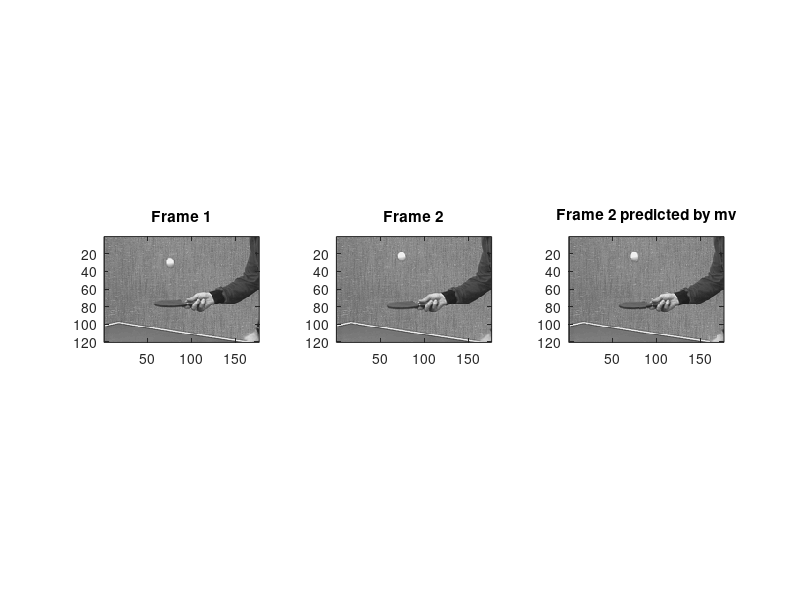
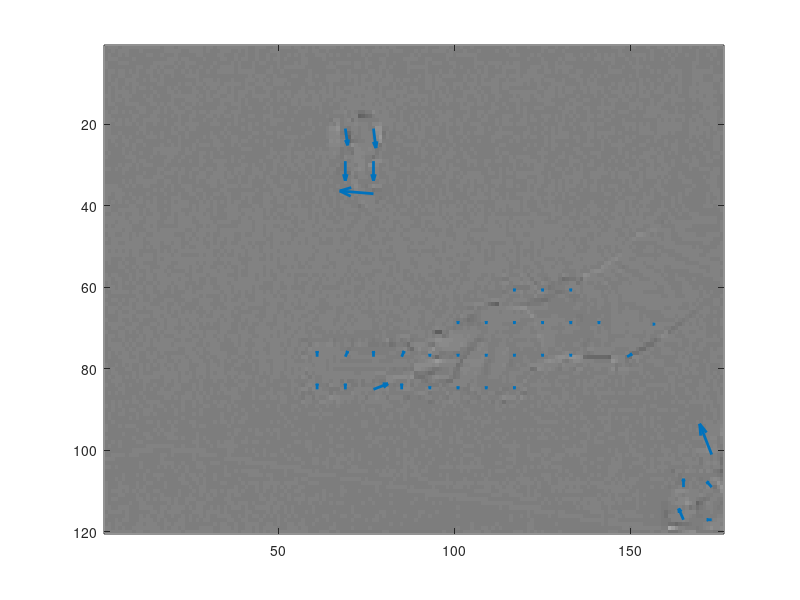
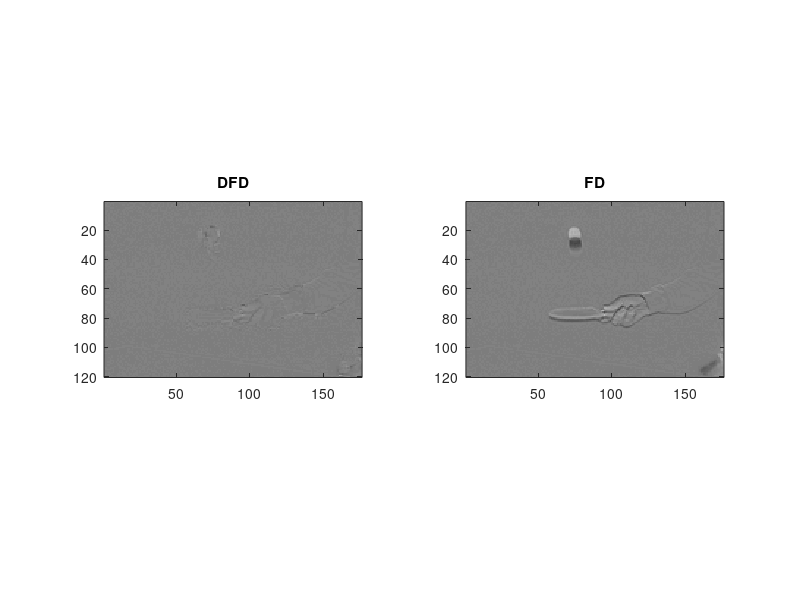

The MATLAB source for these figures, in order:
%% MMSP2 - Lab 6
%  Exercise 2 - ME and MC

clear
close all
clc

%% 1) Load the sequence 'table_tennis.mat' and spatially resize it at half the resolution (hint: use imresize())

load table_tennis.mat;

table_tennis = imresize(table_tennis, 0.5);

%% 2) Compute the displaced frame difference - use 8x8 blocks, full-search, W=16, save all motion vectors and visualize them (use quiver())
[h, w, f] = size(table_tennis);

N = 8;
W = 16;
mv = zeros(h/N, w/N, 2);
pred_frame = zeros(h, w);

% loop over each block
for r = 1:h/N
    for c = 1:w/N

        % select a block
        y0 = (r-1)*N+1;
        x0 = (c-1)*N+1;

        block = table_tennis(y0:y0+N-1, x0:x0+N-1, 2);
        
        % build the cost function
        sad = zeros(2*W+1, 2*W+1);
        for dy = -W:W
            for dx = -W:W
                y1 = y0+dy;
                x1 = x0+dx;
                
                % some windows could fall outside the frame
                % we have to make an additional check
                if (y1 < 1 || x1 < 1 || y1+N-1 > h || x1+N-1 > w)
                    sad(dy+W+1, dx+W+1) = +inf;
                else
                    pred_block = table_tennis(y1:y1+N-1, x1:x1+N-1, 1);
                    sad_block = sum(abs(pred_block(:) - block(:)));
                    sad(dy+W+1, dx+W+1) = sad_block;
                end
            end
        end
        
        % find minimum
        [~, min_idx] = min(sad(:));
        [y1_idx, x1_idx] = ind2sub(size(sad), min_idx);
        y_mv = y1_idx - W - 1;
        x_mv = x1_idx - W - 1;
           
        % save motion vectors
        mv(r, c, :) = [y_mv, x_mv];
       
        % store the predicted frame
        pred_frame(y0:y0+N-1, x0:x0+N-1) = table_tennis(y0+y_mv:y0+y_mv+N-1, x0+x_mv:x0+x_mv+N-1, 1);        

    end
end

figure()
subplot(131)
imagesc(table_tennis(:, :, 1), [0, 255]);
title('Frame 1');
colormap gray;
axis image;

subplot(132)
imagesc(table_tennis(:, :, 2), [0, 255]);
title('Frame 2');
colormap gray;
axis image

subplot(133)
imagesc(pred_frame, [0, 255]);
title('Frame 2 predicted by mv');
colormap gray;
axis image


%% Compute DFD
% DFD = Display Frame Difference

dfd = table_tennis(:, :, 2) - pred_frame;

% display motion vector superimposed to the frame
% to see where each block has moved

figure();
imagesc(dfd,[-255 255]);
colormap gray;
hold on;

x = N/2+1:N:w;
y = N/2+1:N:h;

quiver(x,y,mv(:,:,2),mv(:,:,1), 'LineWidth', 2);

%% 3) Compute mean and variance of DFD and normal frame difference

fd = table_tennis(:, :, 2) - table_tennis(:, :, 1);

mean_dfd = mean(dfd(:));
var_dfd = var(dfd(:));

mean_fd = mean(fd(:));
var_fd = var(fd(:));

fprintf('DFD mean: %.2f - var: %.2f\n',mean_dfd,var_dfd);
fprintf('FD mean: %.2f - var: %.2f\n',mean_fd,var_fd);

% The mean is similar while the variance of the FD il way higher
% From a coding point of view the higher the variance the higher the
% entropy, we have to spend more bits to encode it

%% 4) Display DFD and frame difference 

figure();
subplot(1,2,1);
imagesc(dfd,[-255 255]);
colormap gray;
axis image;
title('DFD');

subplot(1,2,2);
imagesc(fd,[-255 255]);
colormap gray;
axis image;
title('FD');
